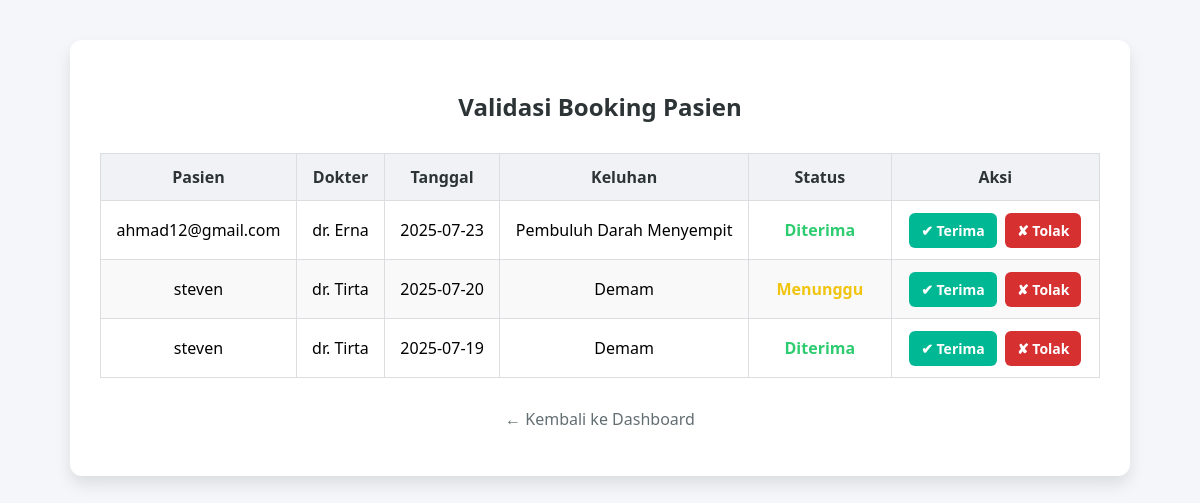
Page /admin/kelola_jadwal.php (signed in) on the committed database.
### tables this page shows
CREATE TABLE `booking` (
  `id` int(11) NOT NULL,
  `pasien_id` int(11) DEFAULT NULL,
  `dokter_id` int(11) DEFAULT NULL,
  `tanggal` date DEFAULT NULL,
  `keluhan` text DEFAULT NULL,
  `status` varchar(20) DEFAULT 'Menunggu'
);

CREATE TABLE `users` (
  `id` int(11) NOT NULL,
  `username` varchar(100) NOT NULL,
  `password` varchar(255) NOT NULL,
  `role` enum('admin','pasien','dokter') NOT NULL
);

CREATE TABLE `dokter` (
  `id` int(11) NOT NULL,
  `nama` varchar(100) DEFAULT NULL,
  `spesialis` varchar(100) DEFAULT NULL
);

### admin/kelola_jadwal.php (the view, shortened to what this page needs)
<?php
include '../config/db.php';
$query = "
    SELECT b.*, u.username, d.nama AS nama_dokter
    FROM booking b
    JOIN users u ON b.pasien_id = u.id
    JOIN dokter d ON b.dokter_id = d.id
    ORDER BY b.tanggal DESC
";
$bookings = $conn->query($query);
?>
<!DOCTYPE html>
<html lang="id">
<head>
</head>
<body>
<div class="container">
    <h2>Validasi Booking Pasien</h2>
    <table>
        <thead>
            <tr>
                <th>Pasien</th>
                <th>Dokter</th>
                <th>Tanggal</th>
                <th>Keluhan</th>
                <th>Status</th>
                <th>Aksi</th>
            </tr>
        </thead>
        <tbody>
            <?php while ($row = $bookings->fetch_assoc()): ?>
                <tr>
                    <td><?= htmlspecialchars($row['username']) ?></td>
                    <td><?= htmlspecialchars($row['nama_dokter']) ?></td>
                    <td><?= htmlspecialchars($row['tanggal']) ?></td>
                    <td><?= htmlspecialchars($row['keluhan']) ?></td>
                    <td><span class="status <?= htmlspecialchars($row['status']) ?>"><?= htmlspecialchars($row['status']) ?></span></td>
                    <td>
                        <a href="?id=<?= $row['id'] ?>&status=Diterima" class="action-btn btn-accept">✔ Terima</a>
                        <a href="?id=<?= $row['id'] ?>&status=Ditolak" class="action-btn btn-decline">✘ Tolak</a>
                    </td>
                </tr>
            <?php endwhile; ?>
        </tbody>
    </table>
    <div class="back">
        <p><a href="dashboard.php">← Kembali ke Dashboard</a></p>
    </div>
</div>
</body>
</html>

### admin/kelola_jadwal.php (style rules this page uses)
body { font-family: 'Segoe UI', sans-serif; background: #f5f6fa; margin: 0; padding: 40px; }
.container { max-width: 1000px; margin: auto; background: #ffffff; padding: 30px; border-radius: 12px; box-shadow: 0 8px 16px rgba(0,0,0,0.1); }
h2 { text-align: center; color: #2d3436; margin-bottom: 30px; }
table { width: 100%; border-collapse: collapse; }
th, td { padding: 12px 15px; border: 1px solid #dcdde1; text-align: center; }
th { background-color: #f1f2f6; color: #2d3436; }
tr:nth-child(even) { background-color: #f9f9f9; }
.status { font-weight: bold; padding: 6px 12px; border-radius: 8px; display: inline-block; }
.Diterima { color: #2ecc71; }
.Menunggu { color: #f1c40f; }
.action-btn { text-decoration: none; padding: 8px 12px; margin: 2px; border-radius: 6px; font-size: 14px; font-weight: bold; }
.btn-accept { background-color: #00b894; color: white; }
.btn-decline { background-color: #d63031; color: white; }
.back { margin-top: 30px; text-align: center; }
.back a { color: #636e72; text-decoration: none; }

### rows in the picture
booking: pasien.username "ahmad12@gmail.com", dokter.nama "dr. Erna", tanggal "2025-07-23", keluhan "Pembuluh Darah Menyempit", status "Diterima"
booking: pasien.username "steven", dokter.nama "dr. Tirta", tanggal "2025-07-20", keluhan "Demam", status "Menunggu"
booking: pasien.username "steven", dokter.nama "dr. Tirta", tanggal "2025-07-19", keluhan "Demam", status "Diterima"
